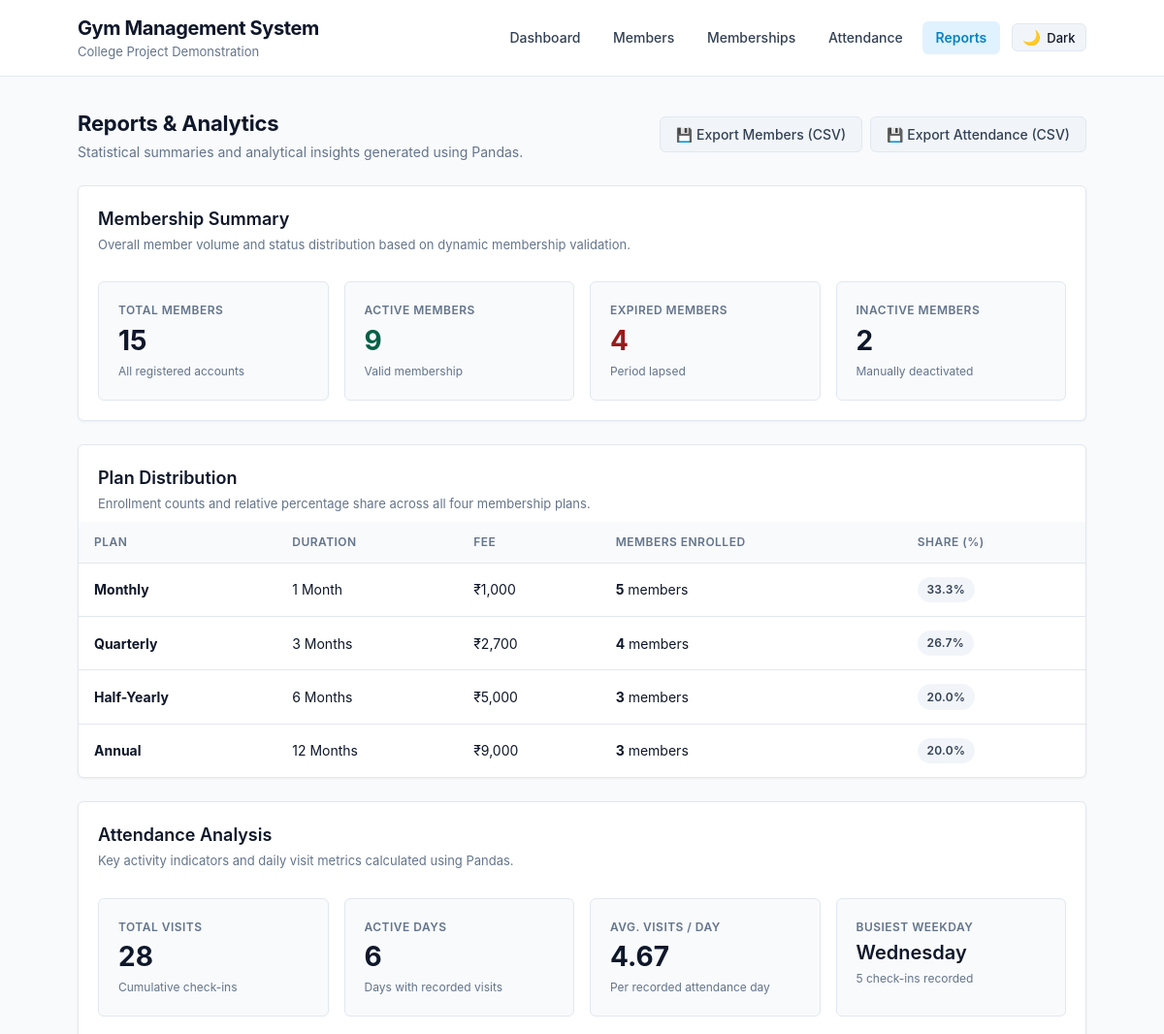
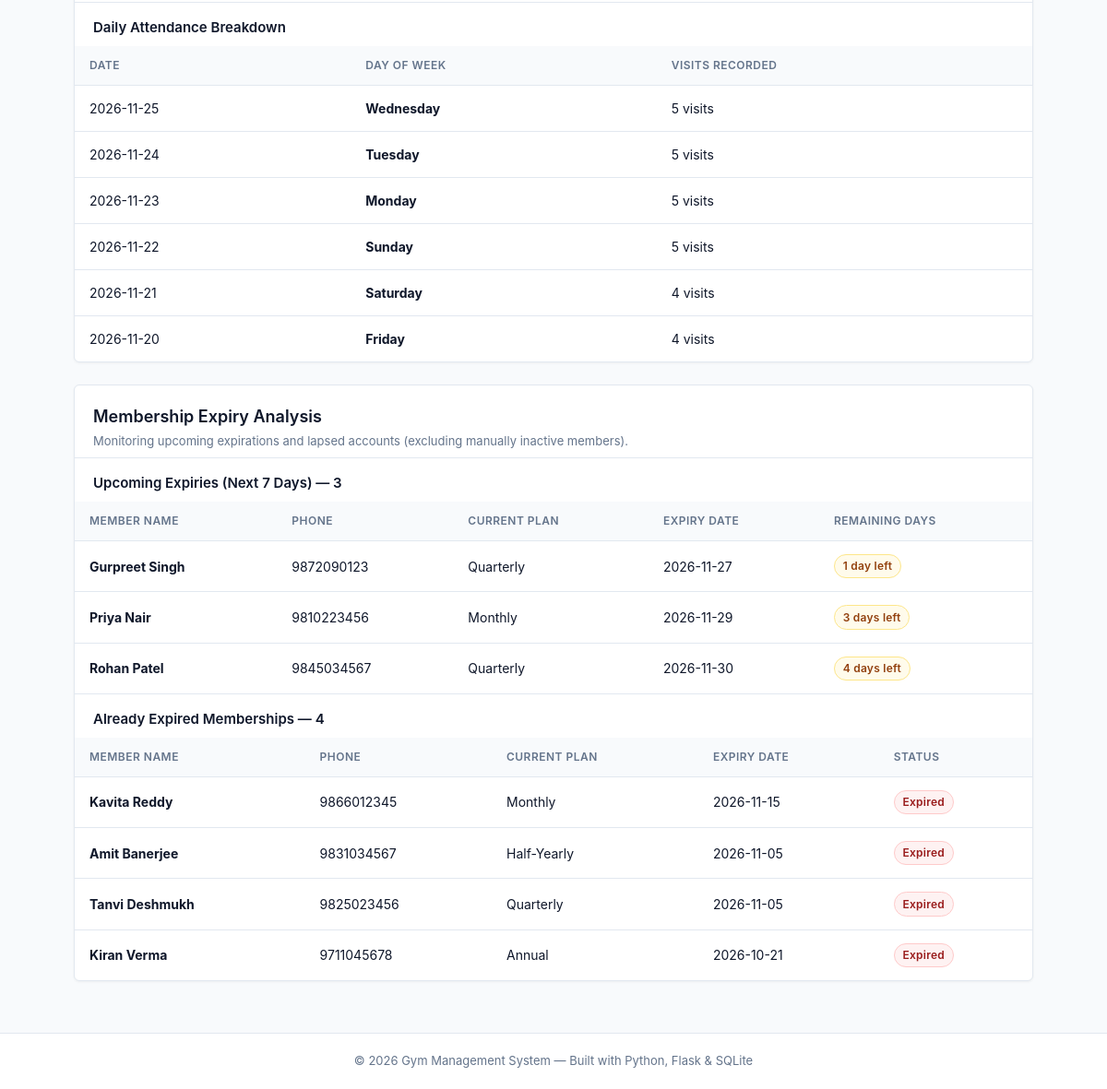
Page /reports on the committed database (2 pictures, top to bottom).
### tables this page shows
CREATE TABLE plans (
    id INTEGER PRIMARY KEY AUTOINCREMENT,
    name TEXT NOT NULL,
    duration_months INTEGER NOT NULL,
    fee INTEGER NOT NULL
);

CREATE TABLE attendance (
    id INTEGER PRIMARY KEY AUTOINCREMENT,
    member_id INTEGER NOT NULL,
    date DATE NOT NULL,
    check_in_time TIME NOT NULL,
    FOREIGN KEY (member_id) REFERENCES members (id),
    UNIQUE(member_id, date)
);

CREATE TABLE members (
    id INTEGER PRIMARY KEY AUTOINCREMENT,
    name TEXT NOT NULL,
    phone TEXT NOT NULL,
    email TEXT,
    gender TEXT NOT NULL,
    plan_id INTEGER NOT NULL,
    start_date DATE NOT NULL,
    end_date DATE NOT NULL,
    is_active INTEGER NOT NULL DEFAULT 1,
    created_at TIMESTAMP DEFAULT CURRENT_TIMESTAMP,
    FOREIGN KEY (plan_id) REFERENCES plans (id)
);

### app.py (the view)
@app.route('/reports', endpoint='reports')
def reports_page():
    summary = reports.get_membership_summary()
    plans_distribution = reports.get_plan_distribution()
    attendance_analysis = reports.get_attendance_analysis()
    expiry_analysis = reports.get_expiry_analysis()
    return render_template(
        'reports.html',
        summary=summary,
        plans_distribution=plans_distribution,
        attendance=attendance_analysis,
        expiry=expiry_analysis
    )

### database.py (called while the page is built)
def get_db():
    conn = sqlite3.connect(DB_PATH)
    conn.row_factory = sqlite3.Row  # Access columns by name: row['name']
    conn.execute('PRAGMA foreign_keys = ON;')
    return conn

def compute_status(is_active, end_date_str):
    if is_active == 0:
        return 'Inactive'
    today = datetime.date.today()
    if isinstance(end_date_str, str):
        end_date = datetime.date.fromisoformat(end_date_str)
    else:
        end_date = end_date_str
    return 'Active' if end_date >= today else 'Expired'

def get_all_plans():
    conn = get_db()
    plans = conn.execute("SELECT * FROM plans ORDER BY duration_months ASC").fetchall()
    conn.close()
    return plans

### reports.py (called while the page is built, shortened)
def get_membership_summary():
    members = database.get_all_members()
    df = pd.DataFrame(members)
    status_counts = df['status'].value_counts()
    return {
        'total_members': len(df),
        'active_count': int(status_counts.get('Active', 0)),
        'expired_count': int(status_counts.get('Expired', 0)),
        'inactive_count': int(status_counts.get('Inactive', 0))
    }

def get_plan_distribution():
    plans = database.get_all_plans()
    plans_df = pd.DataFrame([dict(p) for p in plans])
    members = database.get_all_members()
    if not members:
        plans_df['member_count'] = 0
        plans_df['percentage'] = 0.0
        return plans_df.to_dict(orient='records')
    members_df = pd.DataFrame(members)
    plan_counts = members_df.groupby('plan_id').size().reset_index(name='member_count')
    merged_df = pd.merge(plans_df, plan_counts, left_on='id', right_on='plan_id', how='left')
    merged_df['member_count'] = merged_df['member_count'].fillna(0).astype(int)
    total_members = len(members_df)
    merged_df['percentage'] = (merged_df['member_count'] / total_members * 100).round(1)
    merged_df = merged_df.sort_values(by='duration_months')
    return merged_df.to_dict(orient='records')

### templates/reports.html (shortened to what this page needs)
{% extends "base.html" %}
{% block content %}
<div class="page-header">
    <div>
        <h2 class="page-title">Reports &amp; Analytics</h2>
        <p class="page-subtitle">Statistical summaries and analytical insights generated using Pandas.</p>
    </div>
    <div class="header-actions-group">
        <a href="{{ url_for('export_members_csv') }}" class="btn btn-secondary" title="Download members list as CSV">&#128190; Export Members (CSV)</a>
        <a href="{{ url_for('export_attendance_csv') }}" class="btn btn-secondary" title="Download attendance history as CSV">&#128190; Export Attendance (CSV)</a>
    </div>
</div>
<section class="card">
    <div class="card-header-bar">
        <h3 class="section-title">Membership Summary</h3>
        <p class="section-desc">Overall member volume and status distribution based on dynamic membership validation.</p>
    </div>
    <div class="stats-grid">
        <div class="stat-box">
            <span class="stat-label">Total Members</span>
            <span class="stat-value">{{ summary.total_members }}</span>
            <span class="stat-subtext">All registered accounts</span>
        </div>
        <div class="stat-box">
            <span class="stat-label">Active Members</span>
            <span class="stat-value text-success">{{ summary.active_count }}</span>
            <span class="stat-subtext">Valid membership</span>
        </div>
        <div class="stat-box">
            <span class="stat-label">Expired Members</span>
            <span class="stat-value text-danger">{{ summary.expired_count }}</span>
            <span class="stat-subtext">Period lapsed</span>
        </div>
        <div class="stat-box">
            <span class="stat-label">Inactive Members</span>
            <span class="stat-value text-muted">{{ summary.inactive_count }}</span>
            <span class="stat-subtext">Manually deactivated</span>
        </div>
    </div>
</section>
<section class="card">
    <div class="card-header-bar">
        <h3 class="section-title">Plan Distribution</h3>
        <p class="section-desc">Enrollment counts and relative percentage share across all four membership plans.</p>
    </div>
    <div class="table-responsive">
        <table class="data-table">
            <thead>
                <tr>
                    <th>Plan</th>
                    <th>Duration</th>
                    <th>Fee</th>
                    <th>Members Enrolled</th>
                    <th>Share (%)</th>
                </tr>
            </thead>
            <tbody>
                {% for p in plans_distribution %}
                    <tr>
                        <td><strong>{{ p.name }}</strong></td>
                        <td>{{ p.duration_months }} Month{% if p.duration_months > 1 %}s{% endif %}</td>
                        <td>&#8377;{{ "{:,}".format(p.fee) }}</td>
                        <td><strong>{{ p.member_count }}</strong> member{% if p.member_count != 1 %}s{% endif %}</td>
                        <td>
                            <span class="badge badge-neutral">{{ p.percentage }}%</span>
                        </td>
                    </tr>
                {% endfor %}
            </tbody>
        </table>
    </div>
</section>
<section class="card">
    <div class="card-header-bar">
        <h3 class="section-title">Attendance Analysis</h3>
        <p class="section-desc">Key activity indicators and daily visit metrics calculated using Pandas.</p>
    </div>
    <div class="stats-grid">
        <div class="stat-box">
            <span class="stat-label">Total Visits</span>
            <span class="stat-value">{{ attendance.total_visits }}</span>
            <span class="stat-subtext">Cumulative check-ins</span>
        </div>
        <div class="stat-box">
            <span class="stat-label">Active Days</span>
            <span class="stat-value">{{ attendance.unique_days }}</span>
            <span class="stat-subtext">Days with recorded visits</span>
        </div>
        <div class="stat-box">
            <span class="stat-label">Avg. Visits / Day</span>
            <span class="stat-value">{{ attendance.avg_per_recorded_day }}</span>
            <span class="stat-subtext">Per recorded attendance day</span>
        </div>
        <div class="stat-box">
            <span class="stat-label">Busiest Weekday</span>
            <span class="stat-value stat-value-text">{{ attendance.busiest_weekday }}</span>
            <span class="stat-subtext">{% if attendance.total_visits > 0 %}{{ attendance.busiest_weekday_count }} check-ins recorded{% else %}No data{% endif %}</span>
        </div>
    </div>
    <div class="card-sub-header">
        <h4 class="sub-section-title">Daily Attendance Breakdown</h4>
    </div>
    {% if attendance.daily_counts %}
        <div class="table-responsive">
            <table class="data-table">
                <thead>
                    <tr>
                        <th>Date</th>
                        <th>Day of Week</th>
                        <th>Visits Recorded</th>
                    </tr>
                </thead>
                <tbody>
                    {% for d in attendance.daily_counts %}
                        <tr>
                            <td>{{ d.date }}</td>
                            <td><strong>{{ d.weekday_name }}</strong></td>
                            <td>{{ d.visit_count }} visit{% if d.visit_count != 1 %}s{% endif %}</td>
                        </tr>
                    {% endfor %}
                </tbody>
            </table>
        </div>
    {% else %}
        <p class="empty-state-p">No attendance records have been recorded yet.</p>
    {% endif %}
</section>
<section class="card">
    <div class="card-header-bar">
        <h3 class="section-title">Membership Expiry Analysis</h3>
        <p class="section-desc">Monitoring upcoming expirations and lapsed accounts (excluding manually inactive members).</p>
    </div>
    <div class="card-sub-header">
        <h4 class="sub-section-title">Upcoming Expiries (Next 7 Days) &mdash; {{ expiry.upcoming_count }}</h4>
    </div>
    {% if expiry.upcoming_expiries %}
        <div class="table-responsive">
            <table class="data-table">
                <thead>
                    <tr>
                        <th>Member Name</th>
                        <th>Phone</th>
                        <th>Current Plan</th>
                        <th>Expiry Date</th>
                        <th>Remaining Days</th>
                    </tr>
                </thead>
                <tbody>
                    {% for m in expiry.upcoming_expiries %}
                        <tr>
                            <td><strong>{{ m.name }}</strong></td>
                            <td>{{ m.phone }}</td>
                            <td>{{ m.plan_name }}</td>
                            <td>{{ m.end_date }}</td>
                            <td>
                                <span class="badge badge-warning">
                                    {% if m.days_remaining == 0 %}
                                        Expires today
                                    {% elif m.days_remaining == 1 %}
                                        1 day left
                                    {% else %}
                                        {{ m.days_remaining }} days left
                                    {% endif %}
                                </span>
                            </td>
                        </tr>
                    {% endfor %}
                </tbody>
            </table>
        </div>
    {% else %}
        <p class="empty-state-p">No memberships are expiring within the next 7 days.</p>
    {% endif %}
    <div class="card-sub-header">
        <h4 class="sub-section-title">Already Expired Memberships &mdash; {{ expiry.expired_count }}</h4>
    </div>
    {% if expiry.expired_members %}
        <div class="table-responsive">
            <table class="data-table">
                <thead>
                    <tr>
                        <th>Member Name</th>
                        <th>Phone</th>
                        <th>Current Plan</th>
                        <th>Expiry Date</th>
                        <th>Status</th>
                    </tr>
                </thead>
                <tbody>
                    {% for m in expiry.expired_members %}
                        <tr>
                            <td><strong>{{ m.name }}</strong></td>
                            <td>{{ m.phone }}</td>
                            <td>{{ m.plan_name }}</td>
                            <td>{{ m.end_date }}</td>
                            <td>
                                <span class="badge badge-expired">Expired</span>
                            </td>
                        </tr>
                    {% endfor %}
                </tbody>
            </table>
        </div>
    {% else %}
        <p class="empty-state-p">No expired memberships found.</p>
    {% endif %}
</section>
{% endblock %}

### rows in the picture
plans: name "Monthly", duration_months "1", fee "1,000", member_count "5", percentage "33.3"
plans: name "Quarterly", duration_months "3", fee "2,700", member_count "4", percentage "26.7"
plans: name "Half-Yearly", duration_months "6", fee "5,000", member_count "3", percentage "20.0"
plans: name "Annual", duration_months "12", fee "9,000", member_count "3", percentage "20.0"
attendance: date "2026-11-25", weekday_name "Wednesday", visit_count "5"
attendance: date "2026-11-24", weekday_name "Tuesday", visit_count "5"
attendance: date "2026-11-23", weekday_name "Monday", visit_count "5"
attendance: date "2026-11-22", weekday_name "Sunday", visit_count "5"
attendance: date "2026-11-21", weekday_name "Saturday", visit_count "4"
attendance: date "2026-11-20", weekday_name "Friday", visit_count "4"
members: name "Gurpreet Singh", phone "9872090123", plan_name "Quarterly", end_date "2026-11-27", shows "1 day left"
members: name "Priya Nair", phone "9810223456", plan_name "Monthly", end_date "2026-11-29", days_remaining "3"
members: name "Rohan Patel", phone "9845034567", plan_name "Quarterly", end_date "2026-11-30", days_remaining "4"
members: name "Kavita Reddy", phone "9866012345", plan_name "Monthly", end_date "2026-11-15"
members: name "Amit Banerjee", phone "9831034567", plan_name "Half-Yearly", end_date "2026-11-05"
members: name "Tanvi Deshmukh", phone "9825023456", plan_name "Quarterly", end_date "2026-11-05"
members: name "Kiran Verma", phone "9711045678", plan_name "Annual", end_date "2026-10-21"

### other values in the picture
{{ summary.total_members }} "15"
{{ summary.active_count }} "9"
{{ summary.expired_count }} "4"
{{ summary.inactive_count }} "2"
{{ attendance.total_visits }} "28"
{{ attendance.unique_days }} "6"
{{ attendance.avg_per_recorded_day }} "4.67"
{{ attendance.busiest_weekday }} "Wednesday"
{{ attendance.busiest_weekday_count }} "5"
{{ expiry.upcoming_count }} "3"
{{ expiry.expired_count }} "4"
